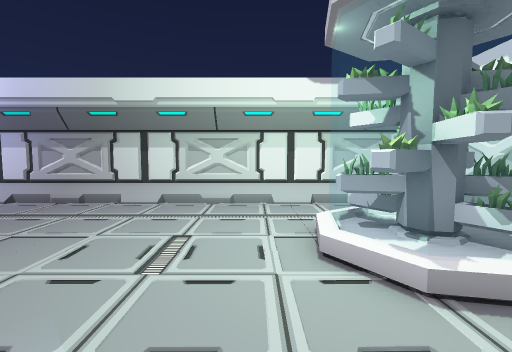
[1] (above)

20 first-person views from a walk through a 3-D level made in the Unity game engine. The camera is 1.5 m above the floor, tilts 4° down and sees 90° across. The floor is counted in squares, 1 m on a side. Each view is taken from the middle of a square. On the plan, view 1 faces up. The plan holds only what a view shows up to about 13 squares ahead; the rest is blank. The player is left out. Some surface patterns are stand-ins.

[2]
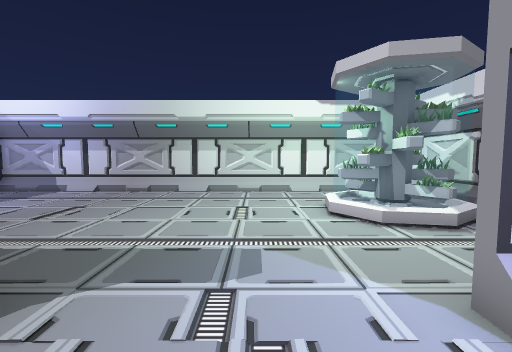

[3]
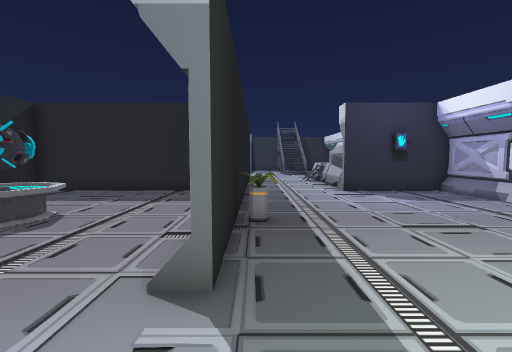

[4]
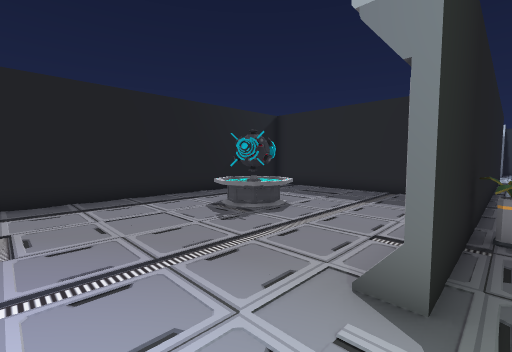

[5]
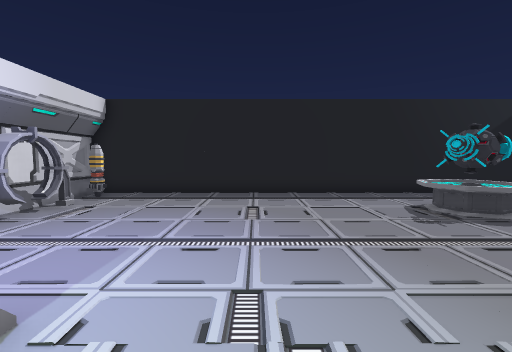

[6]
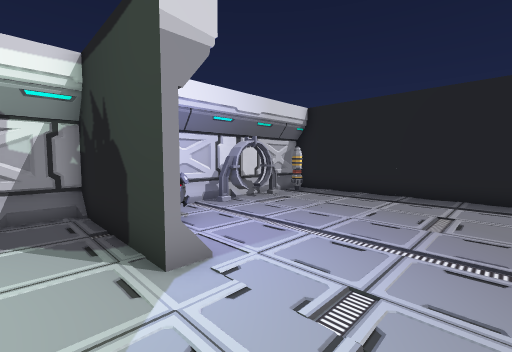

[7]
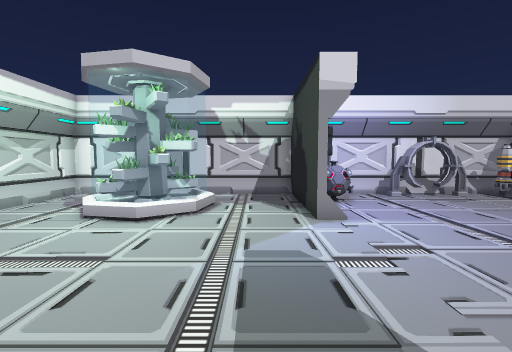

[8]
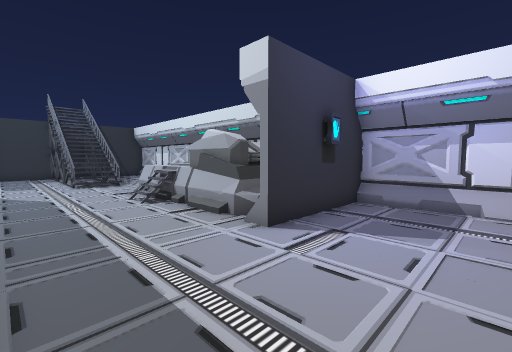

[9]
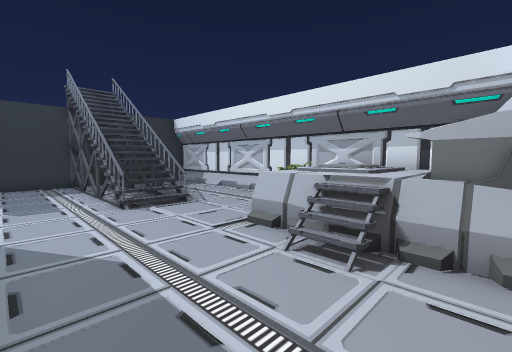

[10]
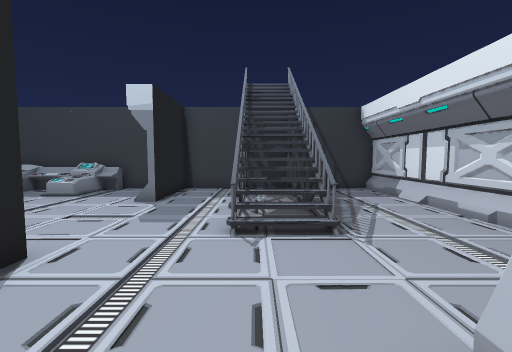

[11]
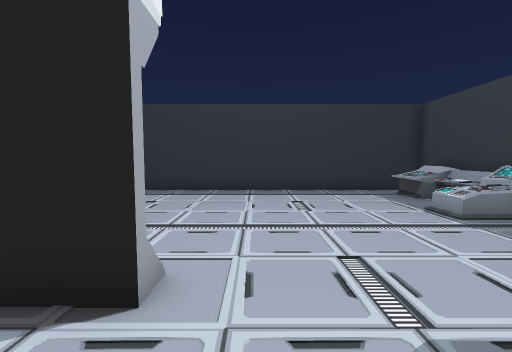

[12]
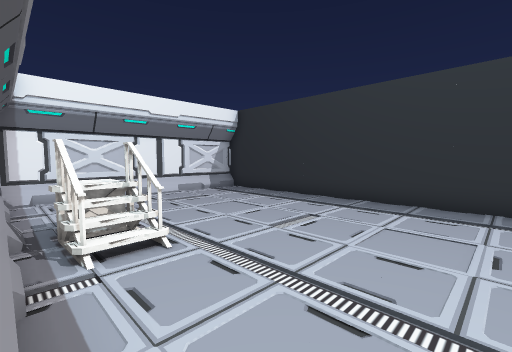

[13]
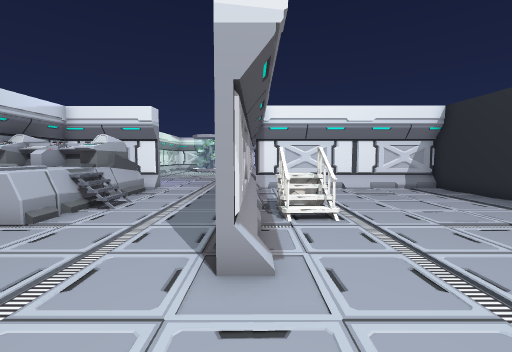

[14]
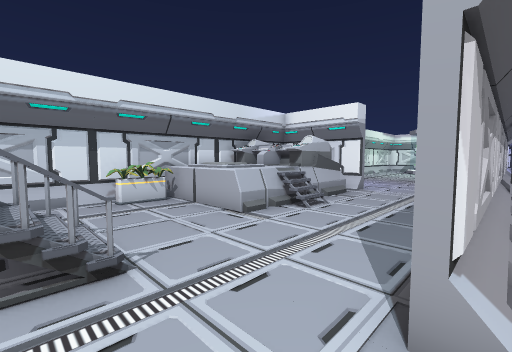

[15]
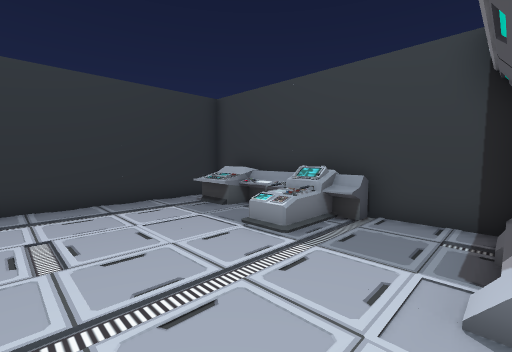

[16]
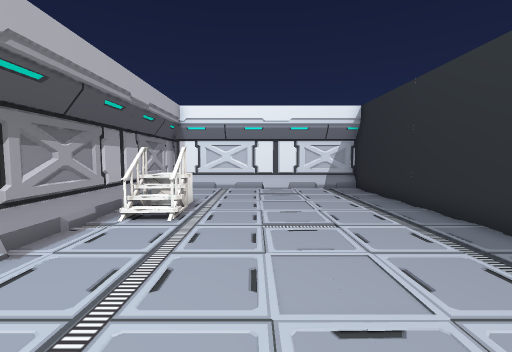

[17]
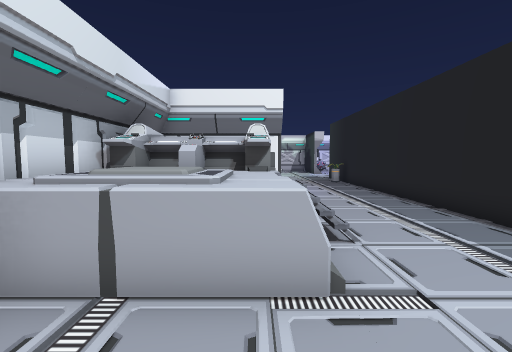

[18]
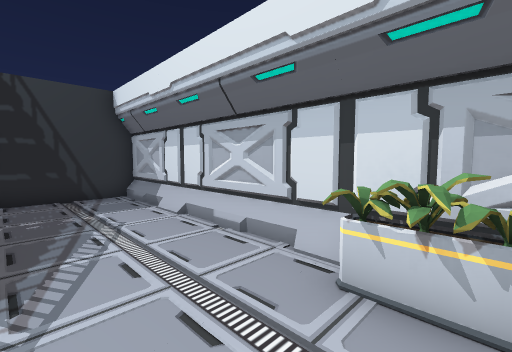

[19]
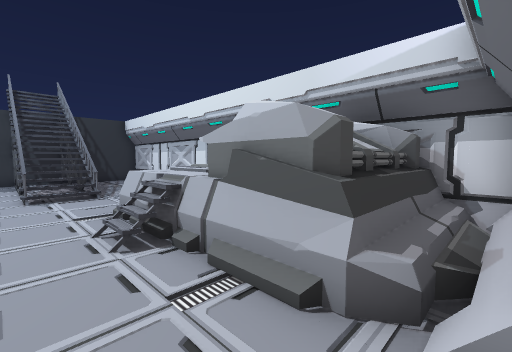

[20]
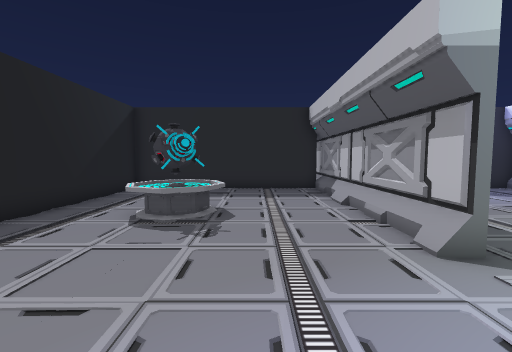

### Floor plan
Key: @ floor where view 1 was taken; # wall or solid block; . main floor; : floor 1.25 m higher than the main floor; / step, stairs or slope; = window, fence, low wall or low ledge; ^ raised ledge; v drop or lower ground; C cube; O other object.
Columns run from 32 left of view 1 to 6 right of it. Each row starts with its distance up from view 1.
  9 #######################################
  8 #........#=##:######..................#
  7 #...........:::=^^^#................. #
  6 #...........::::^^^#...............=. #
  5 #.....#=....:::^####..............=#= #
  4 v////////....=/#===#.............=##= #
  3 v////////.........................=== #
  2 #.....................................#
  1 #.....................................#
  0 #........................^......@.....#
 -1 #####.....###################.....#####
 -2 #............=C....#................^.#
 -3 #............#=....#..................#
 -4 #===...............#.................##
 -5 #OO/...............#....OOO..........##
 -6 #=.................#....O#O..........##
 -7 ##^................#....OOO..........##
 -8 #^^................#..................#
 -9 #^^................#.................##
-10 #######################################

Positions as (right, up) in squares from view 1, and headings:
1: (0, 0), facing up
2: (-1, -3), facing up
3: (-1, 0), facing left
4: (-1, 0), facing down-left
5: (-1, 1), facing down
6: (-2, 1), facing down-right
7: (-5, 1), facing right
8: (-9, 0), facing up-left
9: (-16, 0), facing up-left
10: (-19, 3), facing left
11: (-24, 2), facing down
12: (-24, -1), facing down-right
13: (-26, -1), facing right
14: (-25, -1), facing up-right
15: (-25, -1), facing down-left
16: (-26, -5), facing right
17: (-23, 5), facing right
18: (-21, 5), facing up-left
19: (-13, 2), facing up-left
20: (0, -4), facing left
